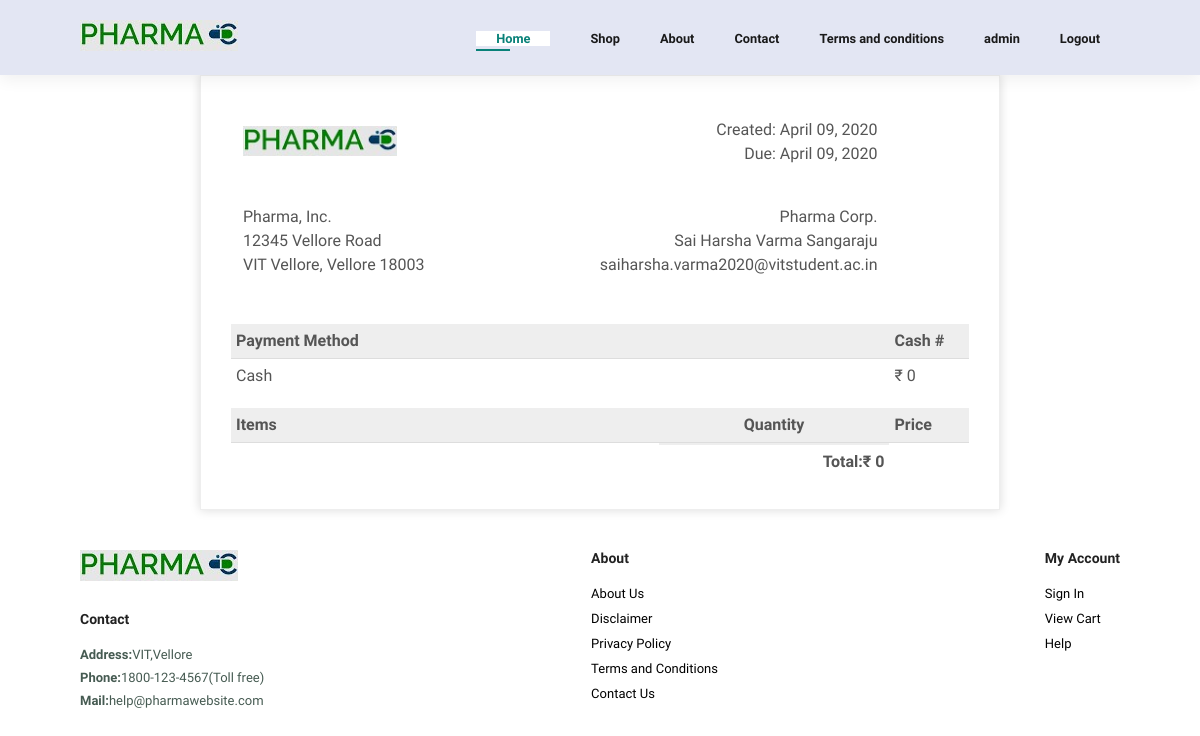
The page /checkout/bill/ (signed in) on the database its author committed.
### checkout/models.py (models this page shows, shortened)
class CustomerDetails(models.Model):
    customerid = models.AutoField(primary_key=True)
    first_name = models.CharField(max_length=264)
    middle_name = models.CharField(max_length=264)
    last_name = models.CharField(max_length=264)
    street = models.CharField(max_length=264)
    state = models.CharField(max_length=264)
    city = models.CharField(max_length=264)
    phone = models.IntegerField(default=0)
    email = models.EmailField(max_length=264)

### checkout/views.py (the view, shortened to what this page needs)
# urls.py: path("bill/", views.generate_bill, name="bill")
def generate_bill(request):
    context = {}
    customer = list(CustomerDetails.objects.all())[-1]
    context['customer'] = customer
    total_amount = 0
    if request.method == "GET":
        user = request.user
        items = UserCart.objects.filter(
            user=User.objects.filter(username=user)[0]
        )
        l = {}
        for item, quantity in l.items():
            itemtemp = ItemMain.objects.filter(slug=item[0])[0]
            log = Medicine_Logs.objects.create(
                user=user, customer=customer, itemid=itemtemp, quantity=quantity, price=item[2]*quantity)
            log.save()
        clear_cart(request)
        print(l)
        context['items'] = l
        context['total'] = total_amount
    return render(request, "checkout/bill.html", context)

### inventory/views.py (called while the page is built)
@ login_required(login_url='login')
def clear_cart(request):
    context = {}
    if request.method == "GET":
        user = request.user
        items = UserCart.objects.filter(
            user=User.objects.filter(username=user)[0]
        )
        l = []
        for i in items:
            i.delete()
        context['items'] = l
        return redirect('cart')

### templates/checkout/bill.html (shortened to what this page needs)
{% extends "base.html" %}
{% load static %}
{% block home %}
<link rel="stylesheet" href="{% static 'css/bill.css' %}">
<div class="invoice-box">
	<table cellpadding="0" cellspacing="0">
		<tr class="top">
			<td colspan="2">
				<table>
					<tr>
						<div>
							<td class="title">
								<img src="{% static 'img/logo.jpg' %}" style="width: 50%; max-width: 300px" />
							</td>
							<td>
								Created: April 09, 2020<br />
								Due: April 09, 2020
							</td>
						</div>
					</tr>
				</table>
			</td>
		</tr>
		<tr class="information">
			<td colspan="2">
				<table>
					<tr>
						<td>
							Pharma, Inc.<br />
							12345 Vellore Road<br />
							VIT Vellore, Vellore 18003
						</td>
						<td>
							Pharma Corp.<br />
							{{ customer.first_name}} {{ customer.last_name }}<br />
							{{ customer.email }}
						</td>
					</tr>
				</table>
			</td>
		</tr>
		<tr class="heading">
			<td>Payment Method</td>
			<td></td>
			<td>Cash #</td>
		</tr>
		<tr class="details">
			<td>Cash</td>
			<td></td>
			<td>₹ {{ total }}</td>
		</tr>
		<tr class="heading">
			<td>Items</td>
			<td style="text-align:center">Quantity</td>
			<td>Price</td>
		</tr>
		<tr class="total">
			<td></td>
			<td>Total:₹ {{ total }}</td>
		</tr>
	</table>
</div>
{% endblock home %}

### templates/navbar.html
{% load static %}
<link rel="stylesheet" href="{% static 'css/navbar.css' %}">
<section id="header">
    <a href="#"><img src="{% static 'img/logo.jpg'%}" class="logo" alt=""></a>
    <div>
        <ul id="navbar">
            <li><a class="active" href="index.html">Home</a></li>
            <li><a class="" href="shop.html">Shop</a></li>
            <li><a class="" href="About.html">About</a></li>
            <li><a class="" href="contact.html">Contact</a></li>
            <li><a class="" href="Termsandconditions.html">Terms and conditions</a></li>
            {% if user.is_authenticated %}
            <li>
                <a class="" href="" class="dropdown-item">{{ user }}</a>
            </li>
            <li>
                <a class="" href="{% url 'logout' %}" class="dropdown-item">Logout</a>
            </li>
            {% else %}
            <li>
                <a class="" href="{% url 'login' %}" class="dropdown-item">Login</a>
            </li>
            {% endif %}
        </ul>
    </div>
</section>

### static_in_env/css/navbar.css (style rules this page uses)
* { margin: 0; padding: 0; box-sizing: border-box; font-family: 'Spartan', sans-serif; }
#header { display: flex; align-items: center; justify-content: space-between; padding: 20px 80px; background: #E3E6F3; box-shadow: 0 5px 15px rgba(0, 0, 0, 0.06); z-index: 999; position: sticky; top: 0; left: 0 }
#navbar { display: flex; align-items: center; justify-content: center; }
#navbar li { list-style: none; padding: 0 20px; position: relative; }
#navbar li a { text-decoration: none; font-size: 0.8rem; font-weight: 600; color: #1a1a1a; transition: 0.3s ease; }
#navbar li a:hover, #navbar li a.active { color: #088178; }
#navbar li a.active::after, #navbar li a:hover::after { content: ""; width: 30%; height: 2px; background: #088178; position: absolute; bottom: -4px; left: 20px }
body { margin: 0; padding: 0; font-family: sans-serif; background-image: url("b2g.png"); background-repeat: no-repeat; }
.active { width: 1000px; min-height: 688px; background-color: white; margin: 0 auto; padding: 0px 20px 0px 20px; }

### static_in_env/css/bill.css (style rules this page uses)
.invoice-box { max-width: 800px; margin: auto; padding: 30px; border: 1px solid #eee; box-shadow: 0 0 10px rgba(0, 0, 0, 0.15); font-size: 16px; line-height: 24px; font-family: 'Helvetica Neue', 'Helvetica', Helvetica, Arial, sans-serif; color: #555; }
.invoice-box table { width: 100%; line-height: inherit; text-align: left; }
.invoice-box table td { padding: 5px; vertical-align: top; }
.invoice-box table tr td:nth-child(2) { text-align: right; }
.invoice-box table tr.top table td { padding-bottom: 20px; }
.invoice-box table tr.top table td.title { font-size: 45px; line-height: 45px; color: #333; }
.invoice-box table tr.information table td { padding-bottom: 40px; }
.invoice-box table tr.heading td { background: #eee; border-bottom: 1px solid #ddd; font-weight: bold; }
.invoice-box table tr.details td { padding-bottom: 20px; }
.invoice-box table tr.total td:nth-child(2) { border-top: 2px solid #eee; font-weight: bold; }

### static_in_env/css/footer.css (style rules this page uses)
* { margin:0; padding:0; box-sizing: border-box; font-family:'Spartan', sans-serif; }

### rows shown on the page
CustomerDetails: first_name "Sai Harsha Varma", last_name "Sangaraju", email "saiharsha.varma2020@vitstudent.ac.in"

### other values the page prints
{{ user }} "admin"
{{ total }} "0"
